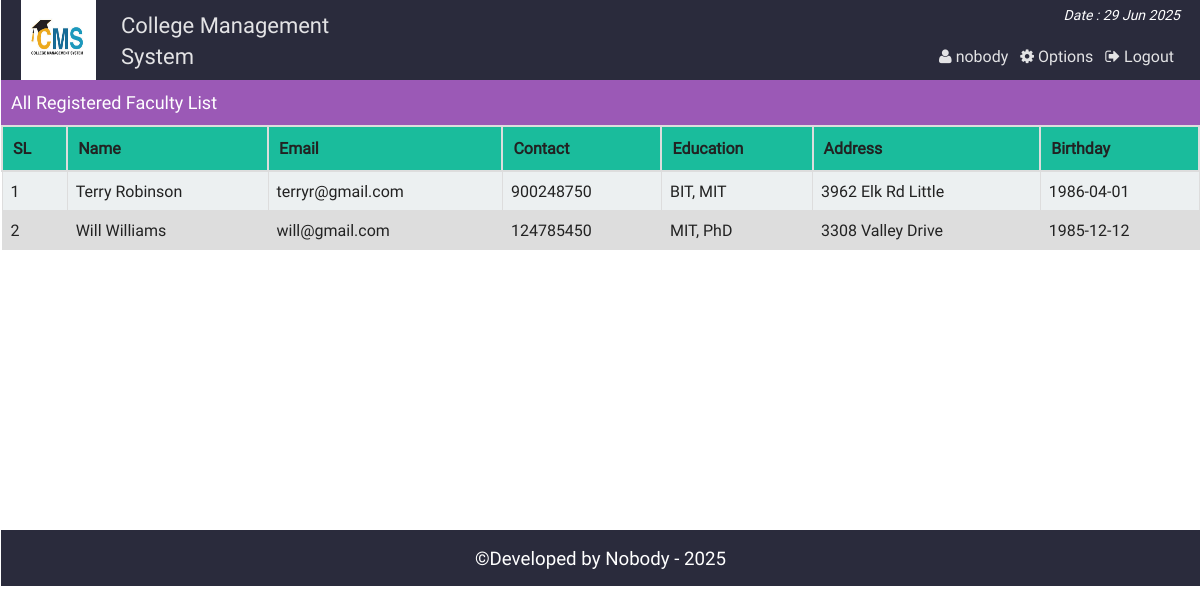
/admin_all_faculty.php (signed in), run on the app's committed database.
### tables this page shows
CREATE TABLE `faculty` (
  `id` int(11) NOT NULL,
  `username` varchar(15) NOT NULL,
  `password` varchar(50) NOT NULL,
  `name` varchar(30) NOT NULL,
  `email` varchar(100) NOT NULL,
  `birthday` date DEFAULT NULL,
  `gender` varchar(10) NOT NULL,
  `education` varchar(100) DEFAULT NULL,
  `contact` int(100) DEFAULT NULL,
  `address` varchar(255) DEFAULT NULL
);

### php/functions.php (called while the page is built, shortened)
<?php
class login_registration_class{
	public function get_faculty(){
		global $conn;
		$sql = "select * from faculty order by id ASC";
		$result = $conn->query($sql);
		return $result;
	}
};
?>

### admin_all_faculty.php (the view, shortened to what this page needs)
<?php
	require "php/config.php";
	require_once "php/functions.php";
	$user = new login_registration_class();
?>
<?php
include "php/headertop_admin.php";
?>
<div class="all_student">
	<div class="search_st">
		<div class="hdinfo"><h3>All Registered Faculty List</h3></div>
	</div>
		<table class="tab_one">
			<tr>
				<th>SL</th>
				<th>Name</th>
				<th>Email</th>
				<th>Contact</th>
				<th>Education</th>
				<th>Address</th>
				<th>Birthday</th>
			</tr>
			<?php
			$i=0;
				$alluser =$user->get_faculty();
				while($rows = $alluser->fetch_assoc()){
				$i++;
			?>
			<tr>
				<td><?php echo $i; ?></td>
				<td><?php echo $rows['name'];?></td>
				<td><?php echo $rows['email'];?></td>
				<td><?php echo $rows['contact'];?></td>
				<td><?php echo $rows['education'];?></td>
				<td><?php echo $rows['address'];?></td>
				<td><?php echo $rows['birthday'];?></td>
			</tr>
			<?php } ?>
		</table>
</div>
<?php include "php/footerbottom.php";?>

### css/main.css (style rules this page uses)
html { color: #222; font-size: 1em; line-height: 1.4; }
body { font-family:roboto !important; background:url(../img/ptrn.png) repeat fixed; }
.st_reg th, td { padding: 8px; }
table.tab_one { width:100%; }
table.tab_one th { background:#1abc9c; padding:10px; font-weight:bold; text-align:left; }
table.tab_one td { border:1px solid #ddd; padding:8px; }
table.tab_one tr:nth-child(odd) { background:#ddd; }
table.tab_one tr:nth-child(even) { background:#ecf0f1; }
.all_student { min-height:450px; }
.search_st { background:#9b59b6; height:45px; }
.hdinfo { float:left; width:500px; }
.hdinfo h3 { font-size:18px; color:#fff; padding:10px; margin:0; font-weight:normal; }
table.att_tab tr,td,th { border:2px solid #ddd; border-collapse:collapse; padding:8px; }

### data on the page
faculty: name "Terry Robinson", email "terryr@gmail.com", contact "900248750", education "BIT, MIT", address "3962 Elk Rd Little", birthday "1986-04-01"
faculty: name "Will Williams", email "will@gmail.com", contact "124785450", education "MIT, PhD", address "3308 Valley Drive", birthday "1985-12-12"

### other printed values
$admin_name "nobody"
